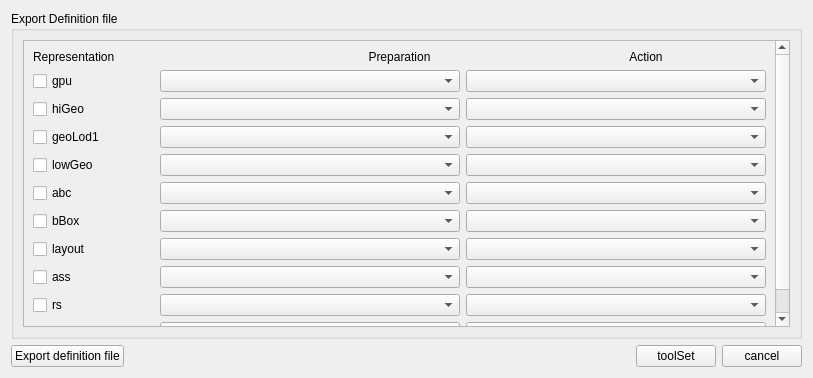
<?xml version="1.0" encoding="UTF-8"?>
<ui version="4.0">
 <class>Form</class>
 <widget class="QWidget" name="Form">
  <property name="geometry">
   <rect>
    <x>0</x>
    <y>0</y>
    <width>813</width>
    <height>378</height>
   </rect>
  </property>
  <property name="windowTitle">
   <string>Form</string>
  </property>
  <layout class="QVBoxLayout" name="verticalLayout_2">
   <item>
    <layout class="QVBoxLayout" name="verticalLayout">
     <item>
      <widget class="QGroupBox" name="groupBox">
       <property name="sizePolicy">
        <sizepolicy hsizetype="Preferred" vsizetype="Expanding">
         <horstretch>0</horstretch>
         <verstretch>0</verstretch>
        </sizepolicy>
       </property>
       <property name="title">
        <string>Export Definition file</string>
       </property>
       <layout class="QVBoxLayout" name="verticalLayout_3">
        <item>
         <widget class="QScrollArea" name="scrollArea">
          <property name="widgetResizable">
           <bool>true</bool>
          </property>
          <widget class="QWidget" name="scrollAreaWidgetContents">
           <property name="geometry">
            <rect>
             <x>0</x>
             <y>0</y>
             <width>754</width>
             <height>300</height>
            </rect>
           </property>
           <layout class="QVBoxLayout" name="verticalLayout_4">
            <item>
             <layout class="QGridLayout" name="gridLayout_2">
              <item row="0" column="0">
               <widget class="QLabel" name="label">
                <property name="text">
                 <string>Representation</string>
                </property>
               </widget>
              </item>
              <item row="0" column="1">
               <widget class="QLabel" name="label_2">
                <property name="text">
                 <string>Preparation</string>
                </property>
                <property name="alignment">
                 <set>Qt::AlignCenter</set>
                </property>
               </widget>
              </item>
              <item row="0" column="2">
               <widget class="QLabel" name="label_3">
                <property name="sizePolicy">
                 <sizepolicy hsizetype="Preferred" vsizetype="Fixed">
                  <horstretch>0</horstretch>
                  <verstretch>0</verstretch>
                 </sizepolicy>
                </property>
                <property name="text">
                 <string>Action</string>
                </property>
                <property name="alignment">
                 <set>Qt::AlignCenter</set>
                </property>
               </widget>
              </item>
             </layout>
            </item>
            <item>
             <layout class="QGridLayout" name="gridLayout">
              <item row="8" column="0">
               <widget class="QCheckBox" name="lowGeoBox">
                <property name="text">
                 <string>lowGeo</string>
                </property>
               </widget>
              </item>
              <item row="5" column="0">
               <widget class="QCheckBox" name="gpuBox">
                <property name="text">
                 <string>gpu</string>
                </property>
               </widget>
              </item>
              <item row="10" column="2">
               <widget class="QComboBox" name="bBoxComboAc"/>
              </item>
              <item row="6" column="2">
               <widget class="QComboBox" name="heiGeoComboAc"/>
              </item>
              <item row="13" column="0">
               <widget class="QCheckBox" name="checkBox_2">
                <property name="text">
                 <string>rs</string>
                </property>
               </widget>
              </item>
              <item row="6" column="0">
               <widget class="QCheckBox" name="hiGeoBox">
                <property name="text">
                 <string>hiGeo</string>
                </property>
               </widget>
              </item>
              <item row="11" column="0">
               <widget class="QCheckBox" name="layoutBox">
                <property name="text">
                 <string>layout</string>
                </property>
               </widget>
              </item>
              <item row="9" column="2">
               <widget class="QComboBox" name="abcComboAc"/>
              </item>
              <item row="12" column="0">
               <widget class="QCheckBox" name="abcCheckBox">
                <property name="text">
                 <string>ass</string>
                </property>
               </widget>
              </item>
              <item row="6" column="1">
               <widget class="QComboBox" name="heiGeoComboPr"/>
              </item>
              <item row="11" column="2">
               <widget class="QComboBox" name="layoutComboAc"/>
              </item>
              <item row="8" column="2">
               <widget class="QComboBox" name="lowGeoComboAc"/>
              </item>
              <item row="11" column="1">
               <widget class="QComboBox" name="layoutComboPr"/>
              </item>
              <item row="8" column="1">
               <widget class="QComboBox" name="lowGeoComboPr"/>
              </item>
              <item row="7" column="2">
               <widget class="QComboBox" name="geoLodComboAc"/>
              </item>
              <item row="9" column="0">
               <widget class="QCheckBox" name="abcBox">
                <property name="text">
                 <string>abc</string>
                </property>
               </widget>
              </item>
              <item row="7" column="1">
               <widget class="QComboBox" name="geoLoaComboPr"/>
              </item>
              <item row="5" column="1">
               <widget class="QComboBox" name="gpuComboPr">
                <property name="sizePolicy">
                 <sizepolicy hsizetype="Minimum" vsizetype="Fixed">
                  <horstretch>0</horstretch>
                  <verstretch>0</verstretch>
                 </sizepolicy>
                </property>
                <property name="minimumSize">
                 <size>
                  <width>300</width>
                  <height>0</height>
                 </size>
                </property>
               </widget>
              </item>
              <item row="10" column="0">
               <widget class="QCheckBox" name="bBoxBox">
                <property name="text">
                 <string>bBox</string>
                </property>
               </widget>
              </item>
              <item row="7" column="0">
               <widget class="QCheckBox" name="geoLodBox">
                <property name="text">
                 <string>geoLod1</string>
                </property>
               </widget>
              </item>
              <item row="10" column="1">
               <widget class="QComboBox" name="bBoxComboPr"/>
              </item>
              <item row="5" column="2">
               <widget class="QComboBox" name="gpuComboAc">
                <property name="minimumSize">
                 <size>
                  <width>300</width>
                  <height>0</height>
                 </size>
                </property>
               </widget>
              </item>
              <item row="9" column="1">
               <widget class="QComboBox" name="abcComboPr"/>
              </item>
              <item row="14" column="0">
               <widget class="QCheckBox" name="checkBox_3">
                <property name="text">
                 <string>proxy</string>
                </property>
               </widget>
              </item>
              <item row="12" column="1">
               <widget class="QComboBox" name="comboBox"/>
              </item>
              <item row="13" column="1">
               <widget class="QComboBox" name="comboBox_2"/>
              </item>
              <item row="14" column="1">
               <widget class="QComboBox" name="comboBox_3"/>
              </item>
              <item row="12" column="2">
               <widget class="QComboBox" name="comboBox_4"/>
              </item>
              <item row="13" column="2">
               <widget class="QComboBox" name="comboBox_5"/>
              </item>
              <item row="14" column="2">
               <widget class="QComboBox" name="comboBox_6"/>
              </item>
             </layout>
            </item>
            <item>
             <spacer name="verticalSpacer">
              <property name="orientation">
               <enum>Qt::Vertical</enum>
              </property>
              <property name="sizeHint" stdset="0">
               <size>
                <width>20</width>
                <height>40</height>
               </size>
              </property>
             </spacer>
            </item>
           </layout>
          </widget>
         </widget>
        </item>
       </layout>
      </widget>
     </item>
     <item>
      <layout class="QHBoxLayout" name="horizontalLayout">
       <item>
        <widget class="QPushButton" name="ExportButton">
         <property name="text">
          <string>Export definition file</string>
         </property>
        </widget>
       </item>
       <item>
        <spacer name="horizontalSpacer">
         <property name="orientation">
          <enum>Qt::Horizontal</enum>
         </property>
         <property name="sizeHint" stdset="0">
          <size>
           <width>40</width>
           <height>20</height>
          </size>
         </property>
        </spacer>
       </item>
       <item>
        <widget class="QPushButton" name="toolSetButton">
         <property name="text">
          <string>toolSet</string>
         </property>
        </widget>
       </item>
       <item>
        <widget class="QPushButton" name="cancelButton">
         <property name="text">
          <string>cancel</string>
         </property>
        </widget>
       </item>
      </layout>
     </item>
    </layout>
   </item>
  </layout>
 </widget>
 <resources/>
 <connections/>
</ui>
